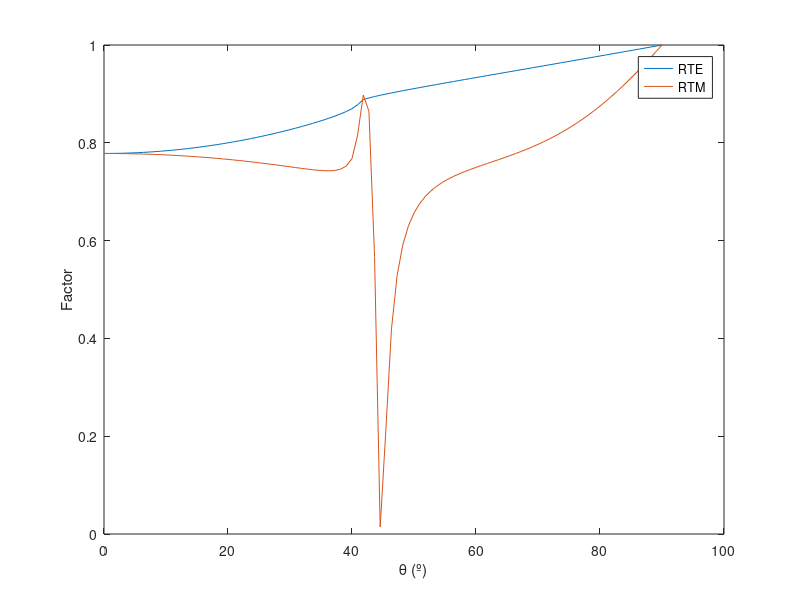

Write MATLAB code to recreate this figure. (Note: this script raises an error after producing the figure.)
clear all
close all

lambda = 600e-9;
n = [1.52 0.237028009053+1i*2.94028330861 1];
esp = [50e-9];
theta = linspace(0,90,100);

%% Paso a paso
for j=1:length(theta)
    n_ef = n(1)*sin(deg2rad(theta(j)));
    for k=1:length(n)
        n_x(k) = sqrt(n(k)^2-n_ef^2);
    end

    A = [1 1; -n_x(1) n_x(1)];
    B = [1 1; -n_x(2) n_x(2)];
    TE1 = pinv(A)*B;

    A = [1 1; -n_x(1)/n(1)^2 n_x(1)/n(1)^2];
    B = [1 1; -n_x(2)/n(2)^2 n_x(2)/n(2)^2];
    TM1 = pinv(A)*B;

    P = [exp(1i*(2*pi/lambda)*n_x(2)*esp) 0; 0 exp(-1i*(2*pi/lambda)*n_x(2)*esp)];

    A = [1 1; -n_x(2) n_x(2)];
    B = [1 1; -n_x(3) n_x(3)];
    TE2 = pinv(A)*B;

    A = [1 1; -n_x(2)/n(2)^2 n_x(2)/n(2)^2];
    B = [1 1; -n_x(3)/n(3)^2 n_x(3)/n(3)^2];
    TM2 = pinv(A)*B;

    MTE = TE2*P*TE1;
    MTM = TM2*P*TM1;

    RTE(j) = abs(-MTE(2,1)/MTE(2,2))^2;
    TTE(j) = (n_x(3)/n_x(1))*abs(MTE(1,1)-MTE(1,2)*MTE(2,1)/MTE(2,2))^2;

    RTM(j) = abs(-MTM(2,1)/MTM(2,2))^2;
    TTM(j) = (n_x(3)/n_x(1))*(n(1)/n(3))^2*abs(MTM(1,1)-MTM(1,2)*MTM(2,1)/MTM(2,2))^2;
end
figure(1);
plot(theta,RTE,theta,RTM);
xlabel('\theta (º)');
ylabel('Factor');
legend('RTE','RTM');

%% Class
plasmon = multicapa(n,esp);
plasmon.lambda = lambda;

for j=1:length(theta)
    plasmon.theta=theta(j);
    plasmon.calculo_coeficientes;
    RTE(j) = plasmon.RTE;
    RTM(j) = plasmon.RTM;
    TTE(j) = plasmon.TTE;
    TTM(j) = plasmon.TTM;
end
figure(2);
plot(theta,RTE,theta,RTM);
xlabel('\theta (º)');
ylabel('Factor');
legend('RTE','RTM');
